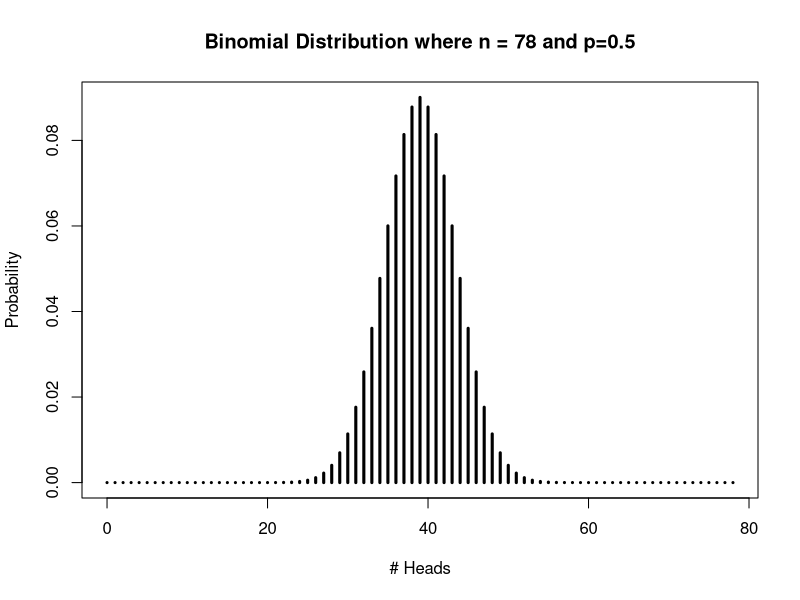

Write R code to recreate this figure.
## ---- chunk 1
heads = 0:78
plot(heads,dbinom(heads,size=78,prob=.5),
     type='h',
     main='Binomial Distribution where n = 78 and p=0.5',
     ylab='Probability',
     xlab ='# Heads',
     lwd=3)
## ---- chunk 2
# we have the "1-" because we want the right hand side. 
# we're asking "what's the probability of getting as many or more than 78 heads out of 78 coin tosses, IF the coin is unbiased?"
1 - pbinom(78, size = 78, prob = 0.5)
## ---- chunk 3
1.64e6
